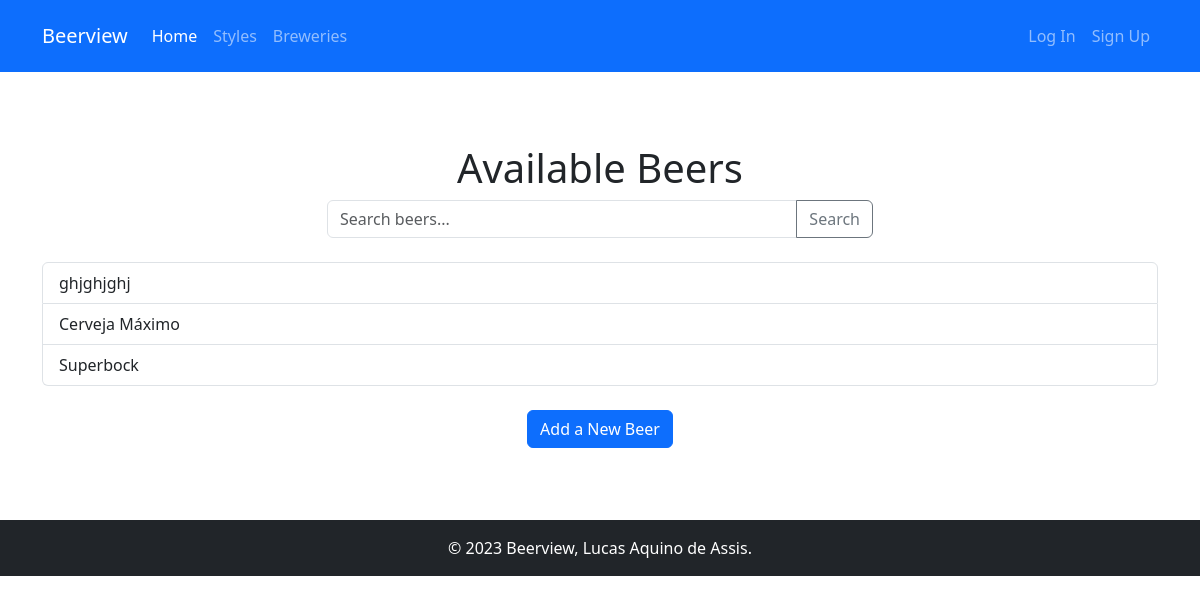
The app's page /, older data.
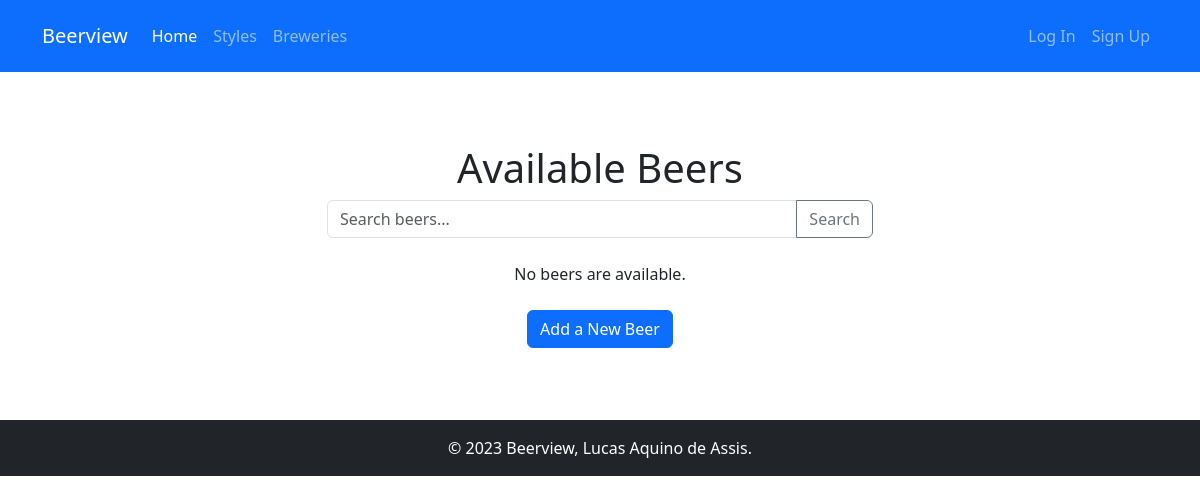
The same page, newer data.
### beerview/models.py (models this page shows, shortened)
class Beer(models.Model):
    name = models.CharField(max_length=200)
    picture = models.ImageField(upload_to='beers/pictures/')
    brewery = models.ForeignKey(
        Brewery,
        on_delete=models.CASCADE,
        related_name="beers"
    )
    user = models.ForeignKey(
        'auth.User',
        on_delete=models.SET_NULL,
        null=True
    )
    style = models.ForeignKey(
        BeerStyle,
        on_delete=models.SET_NULL,
        null=True,
        related_name="beers"
    )
    abv = models.DecimalField(
        _("ABV"),
        max_digits=3,
        decimal_places=1,
        help_text=_("Alcohol By Volume"),
        validators=[MinValueValidator(Decimal('0.00'))]
    )
    ibu = models.PositiveIntegerField(
        _("IBU"),
        null=True,
        blank=True,
        help_text=_("International Bitterness Units")
    )
    srm = models.PositiveIntegerField(
        _("SRM"),
        null=True,
        blank=True,
        help_text=_("Standard Reference Method - color")
    )
    description = models.TextField(blank=True)

### beerview/views.py (the view)
# urls.py: path('', views.index, name='index'),
def index(request):
    beers = Beer.objects.all()
    context = {
        "beers": beers,
    }
    return render(request, "beerview/index.html", context)

### beerview/templates/beerview/index.html
{% extends 'base_generic.html' %}
{% load django_bootstrap5 %}
{% block content %}
<div class="py-5">
    <h1 class="text-center">Available Beers</h1>
    <div class="row justify-content-center mb-4">
        <div class="col-md-6">
            <form method="get" action="{% url 'search_beers' %}" class="input-group">
                <input type="text" name="q" class="form-control" placeholder="Search beers...">
                <button class="btn btn-outline-secondary" type="submit">Search</button>
            </form>
        </div>
    </div>
    {% if beers %}
        <div class="list-group">
        {% for beer in beers %}
            <a href="{% url 'beer_details' beer.id %}" class="list-group-item list-group-item-action">{{ beer.name }}</a>
        {% endfor %}
        </div>
    {% else %}
        <p class="text-center">No beers are available.</p>
    {% endif %}
    <div class="text-center mt-4">
        <a href="{% url 'add_beer' %}" class="btn btn-primary">Add a New Beer</a>
    </div>
</div>
{% endblock %}

Row changes from the older to the newer data that the page shows:
removed Beer: name "ghjghjghj"
removed Beer: name "Cerveja Máximo"
removed Beer: name "Superbock"
Text that changed along with them:
text now shown: "No beers are available."
